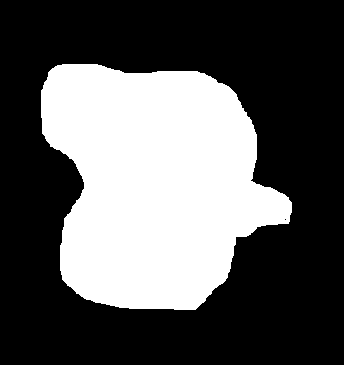
//> input picture ccd/bin/grey.bmp, 344 x 365 px
$ ./snake   (built with g++ and OpenCV 4)
//> lines starting //> are read from the running program, lines starting //| are printed output that depends on the picture; after the words box and inside, x2 and y2 are one past the last pixel; in counts of white or black regions, pixels touching at a corner belong together
#include <iostream>
#include <string.h>
#include <cv.h>
#include <opencv2/legacy/legacy.hpp>
#include <highgui.h>
#include <fstream>


IplImage *image = 0 ; //原始图像
IplImage *image2 = 0 ; //原始图像copy

using namespace std;
int Thresholdness = 141;
int ialpha = 20;
int ibeta=20;
int igamma=20;

void onChange(int pos)
{
//> called with pos = 0

    if(image2) cvReleaseImage(&image2);
    if(image) cvReleaseImage(&image);

    image2 = cvLoadImage("grey.bmp",1); //显示图片
//> image2 is the input picture: 365 rows x 344 cols, CV_8UC3; 35.1% white; 1 white region, box (x1, y1, x2, y2) and area: (41, 64, 292, 310) 44063
    image= cvLoadImage("grey.bmp",0);
//> image: 365 rows x 344 cols, CV_8UC1; 35.1% white; 1 white region

    cvThreshold(image,image,Thresholdness,255,CV_THRESH_BINARY); //分割域值

    CvMemStorage* storage = cvCreateMemStorage(0);
    CvSeq* contours = 0;

    cvFindContours( image, storage, &contours, sizeof(CvContour), //寻找初始化轮廓
        CV_RETR_EXTERNAL , CV_CHAIN_APPROX_SIMPLE );
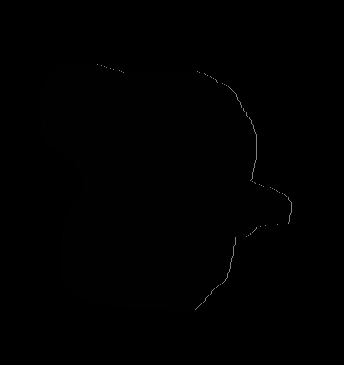
//> image: 365 rows x 344 cols, CV_8UC1; min 0, max 130, mean 0.6
//> contours = 1 contour; box (x1, y1, x2, y2) and area: (41, 64, 292, 310) 43649

    if(!contours) return ;
    int length = contours->total;
//> length = 281
    if(length<10) return ;
    CvPoint* point = new CvPoint[length]; //分配轮廓点

    CvSeqReader reader;
    CvPoint pt= cvPoint(0,0);;
    CvSeq *contour2=contours;
//> contour2 has the same summary as contours

    cvStartReadSeq(contour2, &reader);
    for (int i = 0; i < length; i++)
    {
        CV_READ_SEQ_ELEM(pt, reader);
        point[i]=pt;
    }
//> this loop made 281 passes
//> pt on passes 1 to 3: Point(62, 64), Point(61, 65), Point(57, 65)
    cvReleaseMemStorage(&storage);

    //显示轮廓曲线
    for(int i=0;i<length;i++)
    {
        int j = (i+1)%length;
        cvLine( image2, point[i],point[j],CV_RGB( 0, 0, 255 ),1,8,0 );
    }
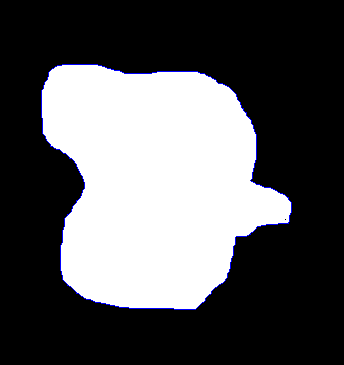
//> image2: 365 rows x 344 cols, CV_8UC3; mean B, G, R 89.5, 87.8, 87.8

    float alpha=ialpha/100.0f;
    float beta=ibeta/100.0f;
    float gamma=igamma/100.0f;

    CvSize size;
    size.width=3;
    size.height=3;
    CvTermCriteria criteria;
    criteria.type=CV_TERMCRIT_ITER;
    criteria.max_iter=1000;
    criteria.epsilon=0.1;
//> (the run ends here: the program needs code that is not available in this run, at `cvSnakeImage( image, point,length,&alpha,&beta,&gamma,CV_VALUE,size,cr..`)
